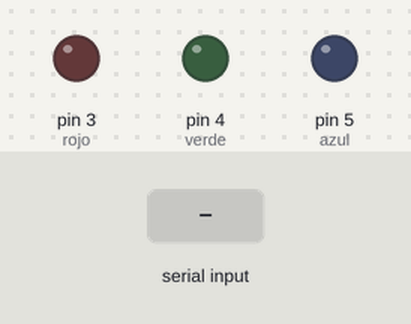
A sketch run on a simulated Arduino Uno, built with avr-gcc and run on an emulated ATmega328P. Shown: output pins drawn as LEDs (lit = HIGH). The inputs (shaded band) are chosen by the test bench.

Above: at 1.2 s.
1.3 s: "a" received over Serial
At 2.5 s:
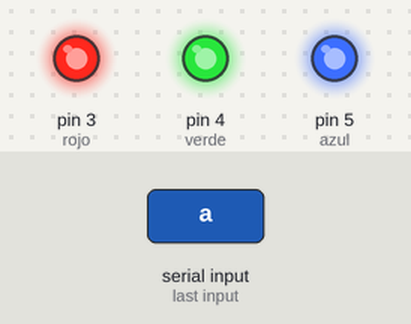
2.8 s: "b" received over Serial
At 4.6 s:
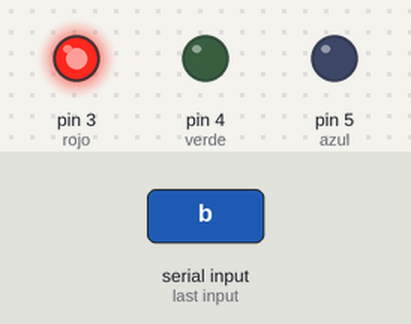
At 5.3 s:
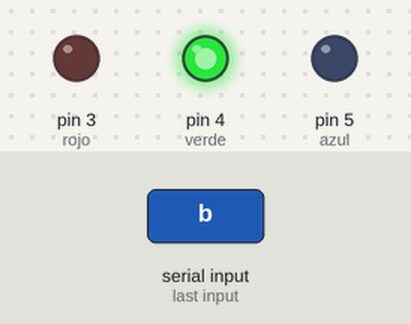
Timing chart, 0 to 14.3 s (numbered marks = the images above; inputs shaded):
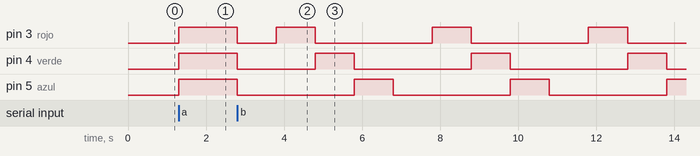

The sketch:

P_13_Avisos_Luminosos_S_A.ino
```cpp
int rojo= 3;
int verde = 4;
int azul = 5;
char leer;


void setup()
{
 Serial.begin(9600);
 pinMode(verde,OUTPUT);
 pinMode(rojo,OUTPUT);
 pinMode(azul,OUTPUT);
}


void loop()
{
  leer=Serial.read();

  if  (leer=='a')
 {
  digitalWrite(rojo,HIGH);
 digitalWrite(verde,HIGH);
digitalWrite(azul,HIGH);
 }

 while (leer=='b')
 {
   digitalWrite(rojo,LOW);
   digitalWrite(verde,LOW);
   digitalWrite(azul,LOW);
   delay(1000);
   digitalWrite(rojo,HIGH);
   delay(1000);
   digitalWrite(rojo,LOW);
   digitalWrite(verde,HIGH);
   delay(1000);
   digitalWrite(verde,LOW);
   digitalWrite(azul,HIGH);
   delay(1000);
   digitalWrite(azul,LOW);


  }

 if(leer=='c')
 {
   digitalWrite(rojo,LOW);
   digitalWrite(verde,LOW);
   digitalWrite(azul,LOW);
 }
}
```

Measured:
- after the input at 1.3 s, pin 3 (rojo), pin 4 (verde), pin 5 (azul): LOW → HIGH at once
- after the input at 2.8 s, pin 3 (rojo), pin 4 (verde): HIGH → LOW at once, then repeats every 4.0 s: HIGH 1.0 s, LOW 3.0 s; pin 5 (azul): alternates HIGH for 1.0 s and LOW for 3.0 s, starting at once
